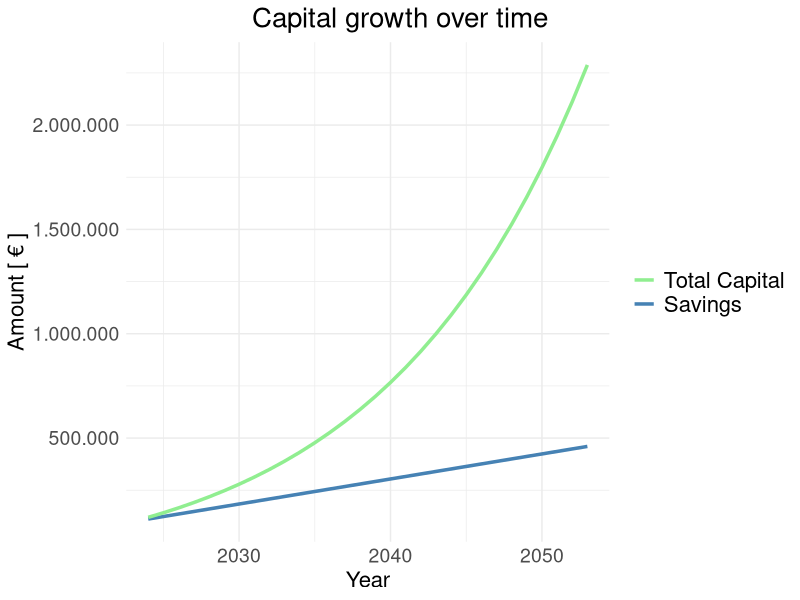
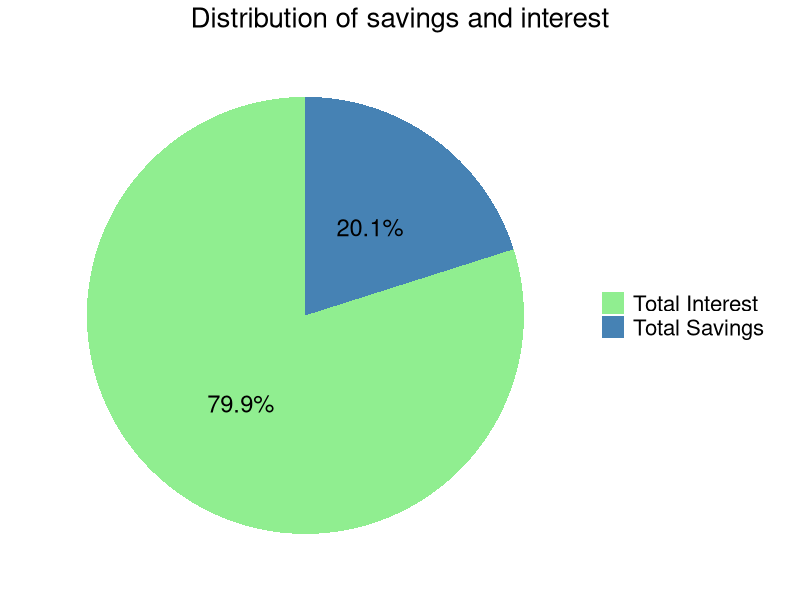
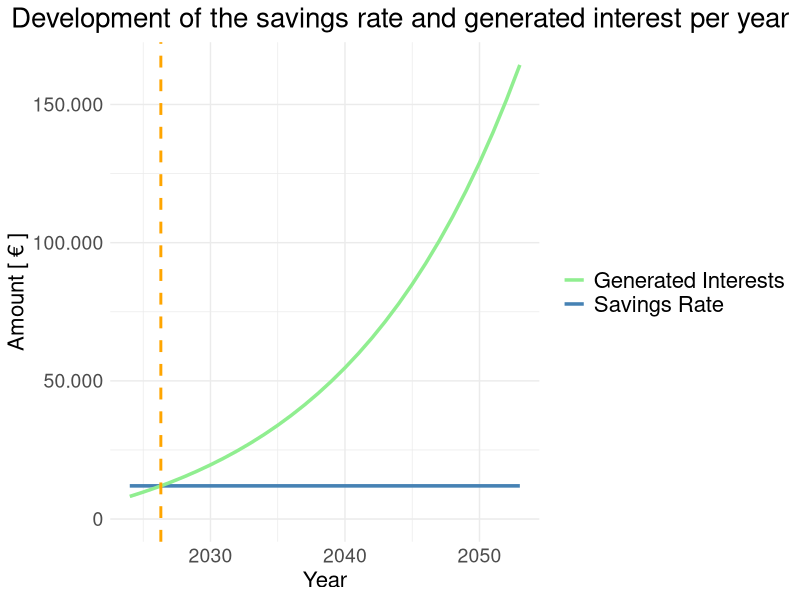
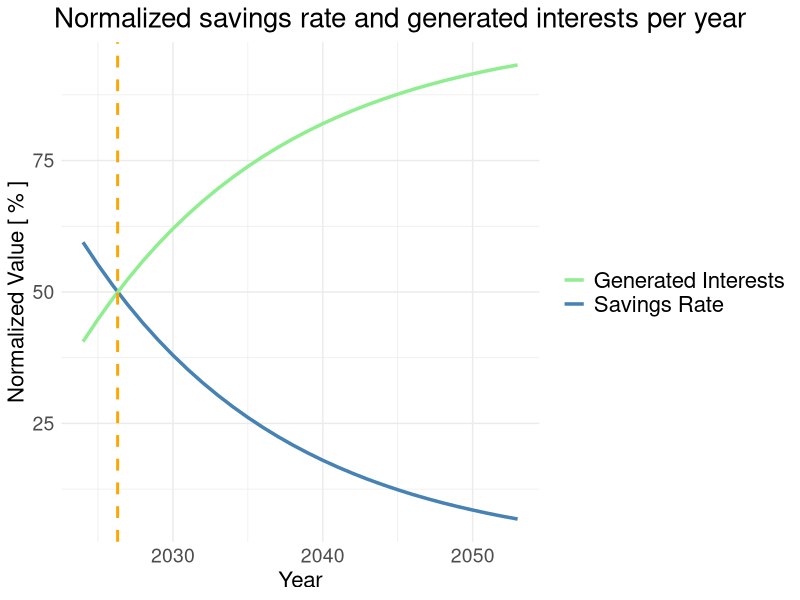
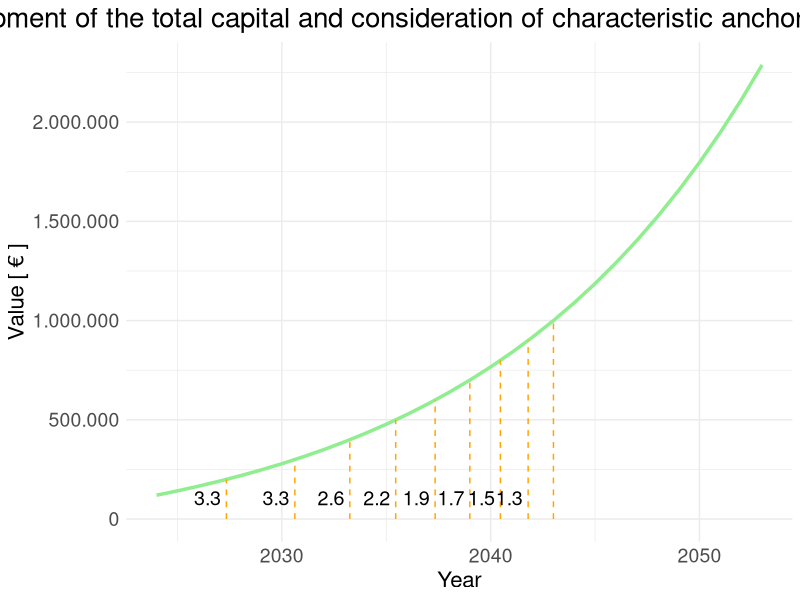

Generate these figures, in order, with R:
# Load libraries
library(dplyr)
library(ggplot2)
#library(gridExtra)
library(lubridate)
library(tibble)

# Input parameters
start_date <- ymd("2024-01-01")
initial_capital <- 100000
savings_rate <- 1000
savings_intervall <- "monthly"  # oder "yearly"
adjustment_rate <- 0  # 5% als Dezimalzahl
interest_rate <- 0.075  # 3% als Dezimalzahl
investment_period <- 30  # in yearen
savings_suspension <- NA  # Optionaler Wert
target_value <- NA  # Optionaler Wert
intersection_year <- NA

# Create table
results <- tibble(
  year = year(start_date) + 0:(investment_period - 1),
  capital_start = NA_real_,
  savings_anount = NA_real_,
  interest = NA_real_,
  accumulated_capital = NA_real_,
  growth = NA_real_,
  savings_anount_normalized = NA_real_,
  interest_normalized = NA_real_,
  capital_end = NA_real_
)

accumulated_savings_anount <- 0

for (i in 1:investment_period) {
  if (i == 1) {
    capital_start <- initial_capital
  } else {
    capital_start <- results$capital_end[i - 1]
  }
  
  if (!is.na(savings_suspension) && i > savings_suspension && savings_suspension < investment_period) {
    savings_anount <- 0
  } else {
    if (savings_intervall == "monthly") {
      savings_anount <- savings_rate * (1 + adjustment_rate)^(i - 1) * 12
    } else {
      savings_anount <- savings_rate * (1 + adjustment_rate)^(i - 1)
    }
  }
  
  if (savings_intervall == "monthly") {
    monthlyer_interest_rate <- 100*((1 + interest_rate / 100)^(1/12) - 1)
    monthly_savings <- savings_anount / 12
    total_interest <- 0
    current_capital <- capital_start
    
    for (m in 1:12) {
      monthly_interest = current_capital * monthlyer_interest_rate
      total_interest <- total_interest + monthly_interest
      current_capital <- current_capital + monthly_interest + monthly_savings
    }
    
    interest <- total_interest
  } else {
    interest <- capital_start * interest_rate
  }
  
  accumulated_savings_anount <- accumulated_savings_anount + savings_anount
  accumulated_capital <- initial_capital + accumulated_savings_anount
  growth <- savings_anount + interest
  savings_anount_normalized <- 100 * savings_anount / growth
  interest_normalized <- 100 * interest / growth
  capital_end <- capital_start + growth
  
  results$capital_start[i] <- round(capital_start, 2)
  results$savings_anount[i] <- round(savings_anount, 2)
  results$interest[i] <- round(interest, 2)
  results$accumulated_capital[i] <- round(accumulated_capital, 2)
  results$growth[i] <- round(growth, 2)
  results$savings_anount_normalized[i] <- round(savings_anount_normalized, 2)
  results$interest_normalized[i] <- round(interest_normalized, 2)
  results$capital_end[i] <- round(capital_end, 2)
}

# Summenzeile hinzufügen, TO DO: Vergleich Results und complete data
complete_data <- results
complete_data <- rbind(complete_data, c('Sum', NA, round(sum(complete_data$savings_anount), 2), round(sum(complete_data$interest), 2), NA, NA, NA, NA, round(complete_data$capital_end[investment_period], 2)))
#results <- rbind(results, c(NA, NA, round(sum(results$savings_anount), 2), round(sum(results$interest), 2), NA, NA, NA, NA, round(results$capital_end[investment_period], 2)))

# Diagramm erstellen
ggplot(results, aes(x = year)) +
  geom_line(aes(y = accumulated_capital, color = "Savings"), size = 1.2) +
  geom_line(aes(y = capital_end, color = "Total Capital"), size = 1.2) +
  labs(title = "Capital growth over time", x = "Year", y = "Amount [ € ]") +
  scale_y_continuous(labels = scales::comma_format(big.mark = ".", decimal.mark = ",")) +
  scale_color_manual(values = c("Savings" = "steelblue", "Total Capital" = "lightgreen"),
                     breaks = c("Total Capital", "Savings")) + # Reihenfolge in der Legende ändern
  guides(color = guide_legend(title = NULL)) +
  theme_minimal() +
  theme(
    plot.title = element_text(size = 20, hjust = 0.5),
    plot.title.position = "plot",
    legend.text = element_text(size = 16),
    axis.text = element_text(size = 14), # Größe der Achsenbeschriftung ändern
    axis.title = element_text(size = 16)  # Größe des Achsentitels ändern
  )

# Daten für den Pie-Chart berechnen
total_savings_anount <- sum(results$savings_anount) + initial_capital
total_interest <- sum(results$interest)
total_capital <- total_savings_anount + total_interest

# Daten für den Pie-Chart erstellen
pie_data <- data.frame(
  Kategorie = c("Total Savings", "Total Interest"),
  Wert = c(total_savings_anount, total_interest)
)

ggplot(pie_data, aes(x = "", y = Wert, fill = Kategorie)) +
  geom_bar(width = 1, stat = "identity") +
  coord_polar("y", start = 0) +
  geom_text(aes(label = paste0(round(Wert / total_capital * 100, 1), "%")), 
            position = position_stack(vjust = 0.5), size = 6) +
  labs(title = "Distribution of savings and interest") +
  scale_fill_manual(values = c("Total Interest" = "lightgreen", "Total Savings" = "steelblue")) +
  theme_minimal() +
  theme(
    axis.title.x = element_blank(),
    axis.title.y = element_blank(),
    axis.text.x = element_blank(),
    axis.text.y = element_blank(),
    axis.ticks = element_blank(),
    panel.grid = element_blank(),
    panel.border = element_blank(),
    plot.title = element_text(size = 20, hjust = 0.5),
    plot.title.position = "plot",
    legend.title = element_blank(),
    legend.text = element_text(size = 16)
  )

# Diagramm erstellen
# Höchsten Werte für savings_anount und interest ermitteln
max_savings_anount <- max(results$savings_anount, na.rm = TRUE)
max_interest <- max(results$interest, na.rm = TRUE)
y_max <- max(max_savings_anount, max_interest)

# 1. Find the Intersection Point
for (i in 1:(nrow(results) - 1)) {
  if (results$savings_anount[i] > results$interest[i] && results$savings_anount[i+1] <= results$interest[i+1]) {
    # Interpolate the exact year of intersection
    x1 <- results$year[i]
    x2 <- results$year[i+1]
    y1_savings <- results$savings_anount[i]
    y2_savings <- results$savings_anount[i+1]
    y1_interest <- results$interest[i]
    y2_interest <- results$interest[i+1]
    
    intersection_year <- x1 + (x2 - x1) * (y1_savings - y1_interest) / ((y2_interest - y1_interest) - (y2_savings - y1_savings))
    break
  }
}

# 2. Generate the Cross Point String
if (!is.na(intersection_year)) {
  crosspoint_string <- paste("From", floor(intersection_year), "the growth is mainly driven by the generated interests")
} else {
  crosspoint_string <- NA
}

# 3. Modify the Plots
plot_savings <- ggplot(results, aes(x = year)) +
  geom_line(aes(y = savings_anount, color = "Savings Rate"), size = 1.2) +
  geom_line(aes(y = interest, color = "Generated Interests"), size = 1.2) +
  labs(
    title = "Development of the savings rate and generated interest per year",
    x = "Year",
    y = "Amount [ € ]"
  ) +
  scale_color_manual(values = c("Savings Rate" = "steelblue", "Generated Interests" = "lightgreen")) +
  scale_y_continuous(limits = c(0, y_max), labels = scales::comma_format(big.mark = ".", decimal.mark = ",")) +
  theme_minimal() +
  theme(
    plot.title = element_text(size = 20, hjust = 0.5),
    plot.title.position = "plot",
    legend.text = element_text(size = 16),
    legend.title = element_blank(),
    axis.text = element_text(size = 14),
    axis.title = element_text(size = 16)
  )

if (!is.na(intersection_year)) {
  plot_savings <- plot_savings +
    geom_vline(aes(xintercept = intersection_year), linetype="dashed", size=1.0, color="orange") +
    annotate("text", x = intersection_year, y = min(results$savings_anount), label = as.character(floor(intersection_year)), size = 5, hjust = 1.1, vjust = 7.4 )
}
plot_savings

plot_normalized <- ggplot(results, aes(x = year)) +
  geom_line(aes(y = savings_anount_normalized, color = "Savings Rate"), size = 1.2) +
  geom_line(aes(y = interest_normalized, color = "Generated Interests"), size = 1.2) +
  labs(
    title = "Normalized savings rate and generated interests per year",
    x = "Year",
    y = "Normalized Value [ % ]"
  ) +
  scale_color_manual(values = c("Savings Rate" = "steelblue", "Generated Interests" = "lightgreen")) +
  theme_minimal() +
  theme(
    plot.title = element_text(size = 20, hjust = 0.5),
    plot.title.position = "plot",
    legend.text = element_text(size = 16),
    legend.title = element_blank(),
    axis.text = element_text(size = 14),
    axis.title = element_text(size = 16)
  )

if (!is.na(intersection_year)) {
  plot_normalized <- plot_normalized +
    geom_vline(aes(xintercept = intersection_year), linetype="dashed", size=1.0, color="orange") +
    annotate("text", x = intersection_year, y = min(results$savings_anount_normalized), label = as.character(floor(intersection_year)), size = 5, hjust = 1.1, vjust = 4.8 )
}
plot_normalized

table_all_values <- complete_data %>%
  select(year, capital_start, savings_anount, interest, capital_end) %>%
  mutate(
    `Capital Beginning of the Year [€]` = format(as.numeric(capital_start), nsmall = 2, big.mark = '.', decimal.mark = ','),
    `Savings Amount per Year [€]` = format(as.numeric(savings_anount), nsmall = 2, big.mark = '.', decimal.mark = ','),
    `Generated Interest per Year [€]` = format(as.numeric(interest), nsmall = 2, big.mark = '.', decimal.mark = ','),
    `Capital at the end of the Year [€]` = format(as.numeric(capital_end), nsmall = 2, big.mark = '.', decimal.mark = ',')
  ) %>%
  select(year, `Capital Beginning of the Year [€]`, `Savings Amount per Year [€]`, `Generated Interest per Year [€]`, `Capital at the end of the Year [€]`)

# Umbenennung der Spalten
table_all_values$`Capital Beginning of the Year [€]`[nrow(table_all_values)] <- ""
#colnames(table_render) <- c("Year", "Capital Beginning of the Year [€]", "Savings Amount per Year [€]", "Generated Interest per Year [€]", "Capital at the end of the Year [€]")

table_all_values


# Summary Table
table_summary <- data.frame(
  Category = c("Total Capital [ € ]", "Total Savings [ € ]", "Total Interests [ € ]"),
  Value = c(format(round(total_capital), big.mark = ".", decimal.mark = ",", scientific = FALSE),
            format(round(total_savings_anount), big.mark = ".", decimal.mark = ",", scientific = FALSE),
            format(round(total_interest), big.mark = ".", decimal.mark = ",", scientific = FALSE))
)

# Ausgabe der Tabelle ohne Spaltenüberschriften und ohne NULL
invisible(apply(table_summary, 1, function(row) cat(paste(row, collapse = "\t"), "\n")))

# Diagramm erstellen
# Bestimmen Sie die Jahre, in denen die Linie capital_end die Schwellenwerte erreicht
thresholds <- seq(100000, 1000000, by = 100000)
years_at_threshold <- numeric(length(thresholds))

for (i in 1:length(thresholds)) {
  interpolated <- approx(results$capital_end, results$year, xout = thresholds[i])
  years_at_threshold[i] <- interpolated$y
}

if (!all(is.na(years_at_threshold))) {
  # Erstellen Sie ein Dataframe für die Segmente
  segment_data <- data.frame(
    x = rep(min(results$year), length(thresholds)),
    xend = years_at_threshold,
    y = thresholds,
    yend = thresholds
  )
  
  segment_data <- na.omit(segment_data)
  
  # Abstand zwischen den Jahren berechnen
  segment_data$diff <- c(NA, diff(segment_data$xend))
  
  # Zeitraum bis zum Erreichen der ersten 100.000 Euro berechnen
  time_to_first_threshold <- segment_data$xend[1] - segment_data$x[1]
  
  # Diagramm erstellen
  ggplot(results, aes(x = year, y = capital_end)) +
    geom_line(color = "lightgreen", size= 1.2) +
    geom_segment(data = segment_data, aes(x = xend, xend = xend, y = 0, yend = y), linetype = "dashed", color = "orange") +
    geom_text(data = segment_data[1, ], aes(x = xend, y = max(results$capital_end) * 0.05, label = sprintf("%.1f", time_to_first_threshold)), check_overlap = TRUE, size = 5, hjust = 1.2, vjust = 0.6) +  # Text für den ersten Schwellenwert hinzufügen
    geom_text(data = segment_data[-1, ], aes(x = xend, y = max(results$capital_end) * 0.05, label = sprintf("%.1f", diff)), check_overlap = TRUE, size = 5, hjust = 1.2, vjust = 0.6) +  # Text für die anderen Schwellenwerte hinzufügen
    labs(title = "Development of the total capital and consideration of characteristic anchor points.", x = "Year", y = "Value [ € ]") +
    scale_y_continuous(labels = scales::comma_format(big.mark = ".", decimal.mark = ",")) +
    theme_minimal() +
    theme(
      plot.title = element_text(size = 20, hjust = 0.5),
      plot.title.position = "plot",
      legend.text = element_text(size = 16),
      legend.title = element_blank(),  # Titel der Legende ausblenden
      axis.text = element_text(size = 14), # Größe der Achsenbeschriftung ändern
      axis.title = element_text(size = 16)  # Größe des Achsentitels ändern
    )  
}

# Überprüfen Sie, ob target_value nicht NA ist
if (!is.na(target_value)) {
  # Interpolieren Sie, um das Jahr zu finden, in dem target_value erreicht wird
  interpolated_target <- approx(results$capital_end, results$year, xout = target_value)
  
  # Datum, an dem target_value erreicht wird
  year_at_target <- interpolated_target$y  # Abrunden ohne Nachkommastellen
}

# Überprüfen Sie, ob ein Datum ermittelt wurde
if (!is.na(target_value)) {
  # Fügen Sie horizontale und vertikale Linien in das Diagramm ein
  target_plot <- ggplot(results, aes(x = year, y = capital_end)) +
    geom_line(color = "lightgreen", size= 1.2) +
    geom_hline(yintercept = target_value, linetype = "dashed", color = "orange", size = 1) +
    geom_vline(xintercept = year_at_target, linetype = "dashed", color = "orange", size = 1) +
    geom_text(aes(x = year_at_target, y = 0, label = as.character(floor(year_at_target))), size = 5, hjust = 1.2, vjust = 0.6, color = "black") +
    labs(title = "Total capital and point in time of target value", x = "Year", y = "Value [ € ]") +
    scale_y_continuous(labels = scales::comma_format(big.mark = ".", decimal.mark = ",")) +
    theme_minimal() +
    theme(
      plot.title = element_text(size = 20, hjust = 0.5),
      plot.title.position = "plot",
      legend.text = element_text(size = 16),
      legend.title = element_blank(),
      axis.text = element_text(size = 14),
      axis.title = element_text(size = 16)
    )
  target_plot
}


if (!is.na(target_value)) {
  if (!is.na(year_at_target)) {
    message <- sprintf("The target value of %s € will likely be achieved by %d.", format(target_value, big.mark = ".", decimal.mark = ",", scientific = FALSE), floor(year_at_target))
    print(message)
  } else {
    message <- sprintf("The target value of %s € will not be achieved within the chosen observation period.", format(target_value, big.mark = ".", decimal.mark = ",", scientific = FALSE))
    print(message)
  }
}

